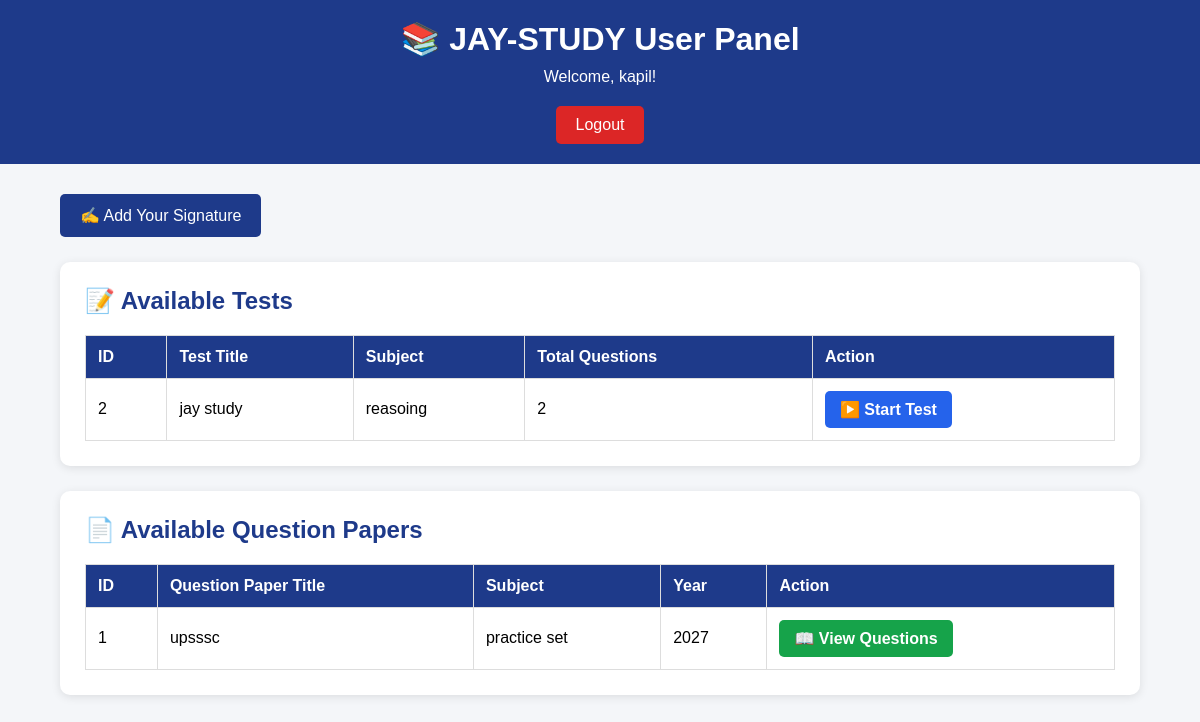
Page /user-panel (signed in) on the committed database.
### tables this page shows
CREATE TABLE tests (
            id INTEGER PRIMARY KEY AUTOINCREMENT,
            title TEXT NOT NULL,
            subject TEXT NOT NULL,
            created_at TIMESTAMP DEFAULT CURRENT_TIMESTAMP
        );

CREATE TABLE question_papers (
            id INTEGER PRIMARY KEY AUTOINCREMENT,
            title TEXT NOT NULL,
            subject TEXT NOT NULL,
            year TEXT NOT NULL
        , questions TEXT);

### app.py (the view)
@app.route("/user-panel")
def user_panel():
    if "user" not in session:
        return redirect(url_for("login"))
    conn = get_db_connection()
    question_papers_data = conn.execute("""
        SELECT *
        FROM question_papers
        ORDER BY id DESC
    """).fetchall()
    tests_data = conn.execute("""
        SELECT
            tests.*,
            COUNT(test_questions.id)
            AS question_count
        FROM tests
        LEFT JOIN test_questions
        ON tests.id = test_questions.test_id
        GROUP BY tests.id
        ORDER BY tests.id DESC
    """).fetchall()
    conn.close()
    return render_template(
        "user_panel.html",
        question_papers=question_papers_data,
        tests=tests_data,
        username=session["user"]
    )

### app.py (called while the page is built)
def get_db_connection():
    conn = sqlite3.connect(DATABASE)
    conn.row_factory = sqlite3.Row
    return conn

### templates/user_panel.html (shortened to what this page needs)
<!DOCTYPE html>
<html lang="en">
<head>
</head>
<body>
    <div class="header">
        <h1>📚 JAY-STUDY User Panel</h1>
        <p>
            Welcome, {{ username }}!
        </p>
        <a href="/logout"
           class="logout">
            Logout
        </a>
    </div>
    <div class="container">
        <a href="/signature"
           class="signature-btn">
            ✍️ Add Your Signature
        </a>
        <div class="card">
            <h2>📝 Available Tests</h2>
            {% if tests %}
            <table>
                <tr>
                    <th>ID</th>
                    <th>Test Title</th>
                    <th>Subject</th>
                    <th>Total Questions</th>
                    <th>Action</th>
                </tr>
                {% for test in tests %}
                <tr>
                    <td>
                        {{ test.id }}
                    </td>
                    <td>
                        {{ test.title }}
                    </td>
                    <td>
                        {{ test.subject }}
                    </td>
                    <td>
                        {{ test.question_count }}
                    </td>
                    <td>
                        <a href="{{ url_for('start_test', id=test.id) }}"
                           class="test-btn">
                            ▶️ Start Test
                        </a>
                    </td>
                </tr>
                {% endfor %}
            </table>
            {% else %}
            <p class="empty-message">
                No tests available right now.
            </p>
            {% endif %}
        </div>
        <div class="card">
            <h2>📄 Available Question Papers</h2>
            {% if question_papers %}
            <table>
                <tr>
                    <th>ID</th>
                    <th>Question Paper Title</th>
                    <th>Subject</th>
                    <th>Year</th>
                    <th>Action</th>
                </tr>
                {% for paper in question_papers %}
                <tr>
                    <td>
                        {{ paper.id }}
                    </td>
                    <td>
                        {{ paper.title }}
                    </td>
                    <td>
                        {{ paper.subject }}
                    </td>
                    <td>
                        {{ paper.year }}
                    </td>
                    <td>
                        <a href="{{ url_for('view_question_paper', id=paper.id) }}"
                           class="view-btn">
                            📖 View Questions
                        </a>
                    </td>
                </tr>
                {% endfor %}
            </table>
            {% else %}
            <p class="empty-message">
                No question papers available right now.
            </p>
            {% endif %}
        </div>
    </div>
</body>
</html>

### templates/user_panel.html (style rules this page uses)
* { box-sizing: border-box; }
body { margin: 0; font-family: Arial, sans-serif; background: #f4f6f9; }
.header { background: #1e3a8a; color: white; padding: 20px; text-align: center; }
.header h1 { margin: 0; }
.header p { margin: 10px 0; }
.logout { display: inline-block; background: #dc2626; color: white; padding: 10px 20px; text-decoration: none; border-radius: 5px; margin-top: 10px; }
.container { width: 90%; max-width: 1100px; margin: auto; padding: 30px 0; }
.card { background: white; padding: 25px; border-radius: 10px; box-shadow: 0 2px 10px rgba(0,0,0,0.1); overflow-x: auto; margin-bottom: 25px; }
h2 { color: #1e3a8a; margin-top: 0; }
table { width: 100%; border-collapse: collapse; margin-top: 15px; }
th, td { padding: 12px; border: 1px solid #ddd; text-align: left; }
th { background: #1e3a8a; color: white; }
.signature-btn { display: inline-block; background: #1e3a8a; color: white; padding: 12px 20px; text-decoration: none; border-radius: 5px; margin-bottom: 25px; }
.view-btn { display: inline-block; background: #16a34a; color: white; padding: 9px 15px; text-decoration: none; border-radius: 5px; font-weight: bold; }
.test-btn { display: inline-block; background: #2563eb; color: white; padding: 9px 15px; text-decoration: none; border-radius: 5px; font-weight: bold; }

### rows in the picture
tests: id "2", title "jay study", subject "reasoing", question_count "2"
question_papers: id "1", title "upsssc", subject "practice set", year "2027"

### other values in the picture
{{ username }} "kapil"
